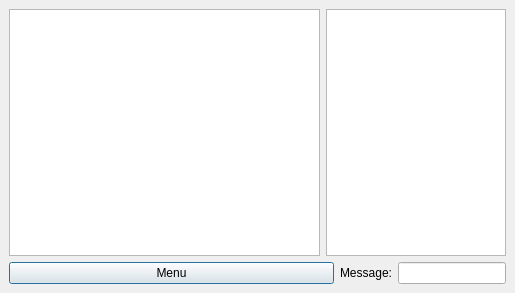
<?xml version="1.0" encoding="UTF-8"?>
<ui version="4.0">
 <class>ChatDialog</class>
 <widget class="QDialog" name="ChatDialog">
  <property name="geometry">
   <rect>
    <x>0</x>
    <y>0</y>
    <width>515</width>
    <height>293</height>
   </rect>
  </property>
  <property name="windowTitle">
   <string>Chat</string>
  </property>
  <layout class="QVBoxLayout">
   <property name="spacing">
    <number>6</number>
   </property>
   <property name="margin">
    <number>9</number>
   </property>
   <item>
    <layout class="QHBoxLayout">
     <property name="spacing">
      <number>6</number>
     </property>
     <property name="margin">
      <number>0</number>
     </property>
     <item>
      <widget class="QTextEdit" name="textEdit">
       <property name="focusPolicy">
        <enum>Qt::NoFocus</enum>
       </property>
       <property name="readOnly">
        <bool>true</bool>
       </property>
      </widget>
     </item>
     <item>
      <widget class="QListWidget" name="listWidget">
       <property name="maximumSize">
        <size>
         <width>180</width>
         <height>16777215</height>
        </size>
       </property>
       <property name="focusPolicy">
        <enum>Qt::NoFocus</enum>
       </property>
      </widget>
     </item>
    </layout>
   </item>
   <item>
    <layout class="QHBoxLayout">
     <property name="spacing">
      <number>6</number>
     </property>
     <property name="margin">
      <number>0</number>
     </property>
     <item>
      <widget class="QPushButton" name="MenuButton">
       <property name="text">
        <string>Menu</string>
       </property>
      </widget>
     </item>
     <item>
      <widget class="QLabel" name="label">
       <property name="sizePolicy">
        <sizepolicy hsizetype="Fixed" vsizetype="Preferred">
         <horstretch>0</horstretch>
         <verstretch>0</verstretch>
        </sizepolicy>
       </property>
       <property name="text">
        <string>Message:</string>
       </property>
      </widget>
     </item>
     <item>
      <widget class="QLineEdit" name="lineEdit">
       <property name="sizePolicy">
        <sizepolicy hsizetype="Fixed" vsizetype="Fixed">
         <horstretch>0</horstretch>
         <verstretch>0</verstretch>
        </sizepolicy>
       </property>
      </widget>
     </item>
    </layout>
   </item>
  </layout>
 </widget>
 <resources/>
 <connections/>
</ui>
